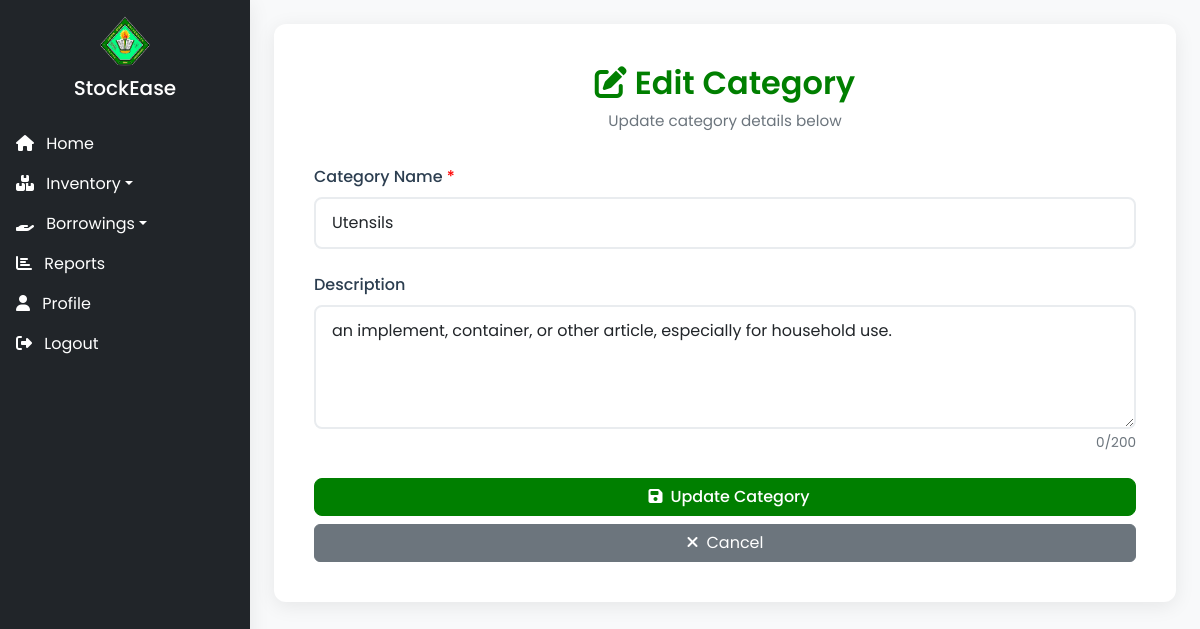
Screenshot of /dashboard.php?section=edit_category&id=2 (signed in) with the database file from the repository.
### tables this page shows
CREATE TABLE `categories` (
  `category_id` int(11) NOT NULL,
  `name` varchar(100) NOT NULL,
  `description` text DEFAULT NULL
);

### content/edit_category.php (the view, shortened to what this page needs)
<?php
$categoryId = filter_var($_GET['id'], FILTER_SANITIZE_NUMBER_INT);
try {
    $stmt = $conn->prepare("SELECT * FROM categories WHERE category_id = ?");
    $stmt->bind_param("i", $categoryId);
    $stmt->execute();
    $category = $stmt->get_result()->fetch_assoc();
} catch (Exception $e) {
    error_log($e->getMessage());
    $_SESSION['error'] = "Error loading category";
    header("Location: dashboard.php?section=manage_categories");
    exit();
}
?>
<head>
    <link rel="stylesheet" href="css/add.css">
</head>
<body>
    <div class="container-fluid cvsu-container">
        <div class="cvsu-header">
            <h2><i class="fas fa-edit me-2"></i>Edit Category</h2>
            <p>Update category details below</p>
        </div>
        <form action="process/edit_category.php" method="POST">
            <div class="mb-4">
                <label class="form-label">Category Name <span class="required">*<span></label>
                <input type="text" name="categoryName" class="form-control" value="<?= htmlspecialchars($category['name']) ?>" required>
            </div>
            <div class="mb-4">
                <label class="form-label">Description</label>
                <textarea name="description" class="form-control" rows="4" maxlength="200"><?= htmlspecialchars($category['description']) ?></textarea>
                <div class="textarea-counter">
                    <span id="charCount">0</span>/200
                </div>
            </div>
            <div class="d-grid gap-2">
                <button type="submit" class="btn cvsu-btn-primary">
                    <i class="fas fa-save me-2"></i>Update Category
                </button>
                <a href="dashboard.php?section=manage_categories" class="btn btn-secondary">
                    <i class="fas fa-times me-2"></i>Cancel
                </a>
            </div>
        </form>
    </div>
</body>
</html>

### css/general.css (style rules this page uses)
* { margin: 0; padding: 0; box-sizing: border-box; font-family: 'Poppins', sans-serif; }
.required { color: red; }

### css/dashboard.css (style rules this page uses)
body { background-color: #f8f9fa; display: flex; overflow: hidden; }

### css/add.css (style rules this page uses)
body { background-color: #f8f9fa; display: flex; }
.cvsu-container { background: #ffffff; border-radius: 12px; padding: 2.5rem; box-shadow: 0 4px 20px rgba(0, 0, 0, 0.08); flex: 1; }
.cvsu-header { text-align: center; margin-bottom: 2rem; }
.cvsu-header h2 { color: #007f00; font-weight: 600; margin-bottom: 0.5rem; }
.cvsu-header p { color: #6c757d; font-size: 0.95rem; }
.form-label { font-weight: 500; color: #2c3e50; margin-bottom: 0.5rem; }
.form-control { border: 2px solid #e9ecef; border-radius: 8px; padding: 0.75rem 1rem; transition: all 0.3s ease; }
.cvsu-btn-primary { background-color: #007f00; border-color: #007f00; border-radius: 8px; font-weight: 500; transition: all 0.3s ease; width: 100%; position: relative; color: white; }
.cvsu-btn-primary i { margin-left: 8px; }
.textarea-counter { font-size: 0.85rem; color: #6c757d; text-align: right; margin-top: 0.25rem; }

### rows the page displays
categories: categoryName "Utensils", description "an implement, container, or other article, especially for household use."
